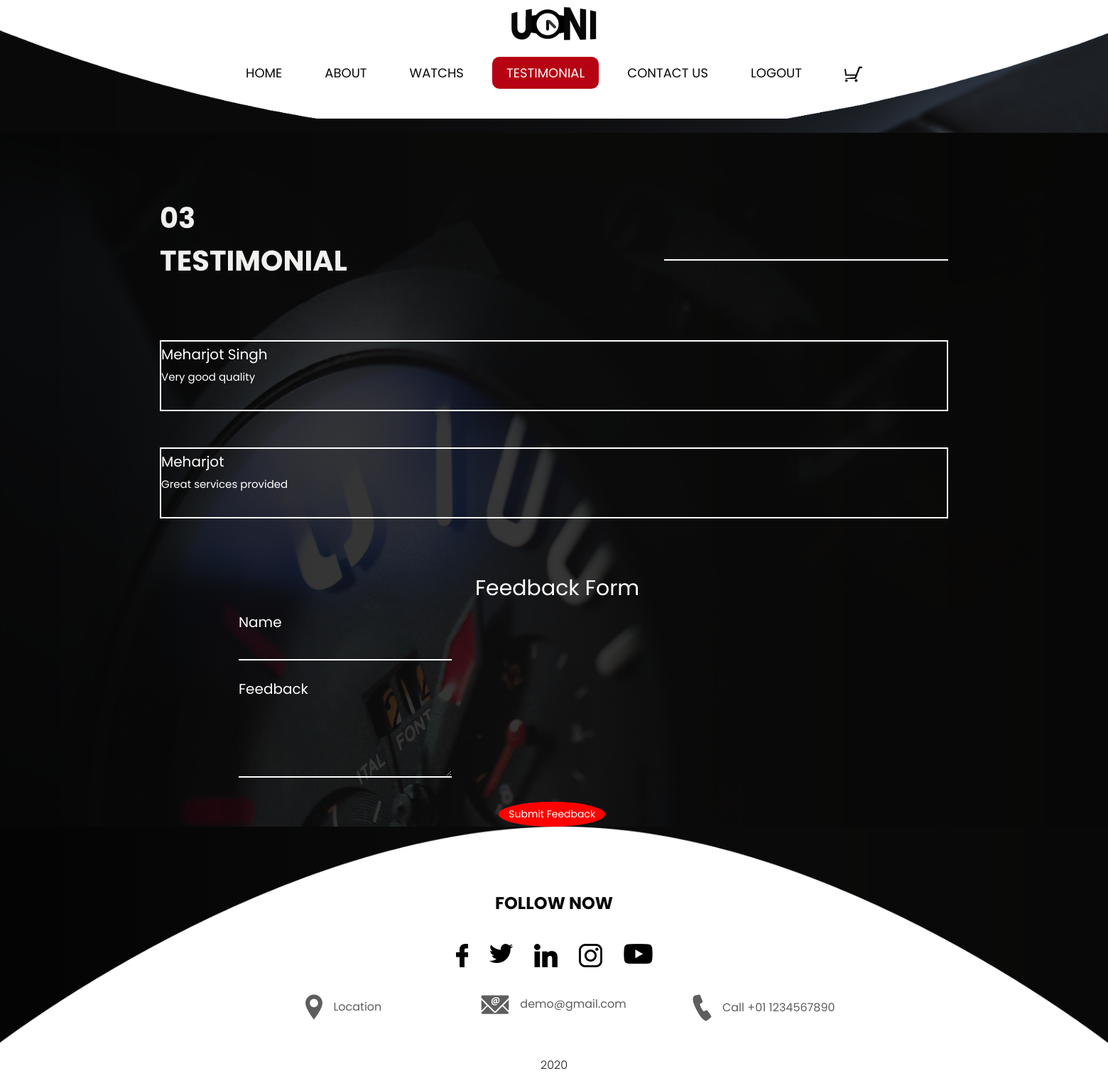
/reviewlog/, run on the app's committed database.
### hello/models.py (models this page shows)
class Feedback(models.Model):
    name = models.CharField(max_length=100)
    feedback = models.TextField()

### hello/views.py (the view)
# urls.py: path('reviewlog/', testimoniallog, name='testimoniallog'),
def testimoniallog(request):
    if request.method == 'POST':
        form = FeedbackForm(request.POST)
        if form.is_valid():
            form.save()
            feedback_entries = Feedback.objects.all()
            return render(request, 'testimoniallog.html', {'feedback_entries': feedback_entries})
    else:
        form = FeedbackForm()
    feedback_entries = Feedback.objects.all()
    return render(request, "testimoniallog.html", {'form': form,'feedback_entries': feedback_entries})

### hello/forms.py
class FeedbackForm(forms.ModelForm):
    class Meta:
        model = Feedback
        fields = ['name', 'feedback']

### hello/templates/testimoniallog.html (shortened to what this page needs)
{% load static %}
<!DOCTYPE html>
<html lang="en">
   <head>
      <link rel="stylesheet" type="text/css" href="{% static 'css/bootstrap.min.css' %}">
      <link rel="stylesheet" type="text/css" href="css/bootstrap.min.css">
      <link href="{% static 'style.css' %}" rel="stylesheet">
      <link rel="stylesheet" type="text/css" href="css/style.css">
      <link href="{% static 'css/responsive.css' %}" rel="stylesheet">
      <link rel="stylesheet" href="css/responsive.css">
      <link rel="stylesheet" href="css/jquery.mCustomScrollbar.min.css">
      <link rel="stylesheet" href="https://netdna.bootstrapcdn.com/font-awesome/4.0.3/css/font-awesome.css">
      <link href="{% static 'css/owl.carousel.min.css' %}" rel="stylesheet">
      <link href="{% static 'css/owl.theme.default.min.css' %}" rel="stylesheet">
      <link rel="stylesheet" href="https://cdnjs.cloudflare.com/ajax/libs/fancybox/2.1.5/jquery.fancybox.min.css" media="screen">
   </head>
   <body>
      <div class="header_section" style="background-image: url({% static 'img/banner-bg.png' %})">
         <div class="header_main" style="background-image: url({% static 'img/header-bg.png' %})">
            <div class="container-fluid">
               <div class="logo"><a href="http://127.0.0.1:8000/homelog/"><img src="{% static 'img/logo.png' %}"></a></div>
               <div class="menu_main">
                  <ul>
                     <li><a href="http://127.0.0.1:8000/homelog/">Home</a></li>
                     <li><a href="http://127.0.0.1:8000/aboutlog/">About</a></li>
                     <li><a href="http://127.0.0.1:8000/shoplog/">Watchs</a></li>
                     <li class="active"><a href="http://127.0.0.1:8000/reviewlog/">Testimonial</a></li>
                     <li><a href="http://127.0.0.1:8000/contactlog/">Contact us</a></li>
                     <li><a href="http://127.0.0.1:8000/">Logout</a></li>
                     <li><a href="http://127.0.0.1:8000/cart/"><img style="width: 25px;" src="{% static 'img/cart-icon.webp' %}"></a></li>
                  </ul>
               </div>
            </div>
         </div>
      </div>
      <div class="background_bg">
        <div class="testimonial_section layout_padding" style="background-image: url({% static 'img/testimonial-bg.png' %})">
         <div class="container">
            <h1 class="watchs_taital">03<br>Testimonial</h1>
            <br><br><br><br><br><br><br><br>
            <ul>
               {% for entry in feedback_entries %}
               <div style="border: 2px solid white; height:100px;">
                  <li>
                     <div style="color:white; font-size:20px;">{{ entry.name }}</div>
                     <div style="color:white; font-size:15px;">{{ entry.feedback }}<div>
                     </li>
               </div>
               <br><br>
               {% endfor %}
           </ul>
            <br>
            <h1 style="color: white; left: 40%; font-size:30px;">Feedback Form</h1>
    <form method="post">
        <h2 style="color: white; font-size:20px; left: 10%;">Name</h2>
        <input type="text" name="name" style="position:relative; left:10%; width:27%; background-color:transparent; border:0px solid white; border-bottom:2px solid white; color:white;"><br><br>
        <h2 style="color: white; font-size:20px; left: 10%;">Feedback</h2>
        <textarea type="text" name="feedback" style="position:relative; left:10%; width:27%; height:100px; background-color:transparent; border:0px solid white; border-bottom:2px solid white; color:white;"></textarea><br><br>
        <button type="submit" style="position:relative; width:150px; height:35px; border-radius:50%; background-color:red; color:white; left: 43%;">Submit Feedback</button>
    </form>
      </div>
      </div>
      <div class="footer_section layout_padding" style="background-image: url({% static 'img/footer-bg.png' %})">
         <div class="container">
            <h3 class="follow_text">Follow Now</h3>
            <div class="social_icon">
               <ul>
                  <li><a href="#"><img src="{% static 'img/fb-icon.png' %}"></a></li>
                  <li><a href="#"><img src="{% static 'img/twitter-icon.png' %}"></a></li>
                  <li><a href="#"><img src="{% static 'img/linkedin-icon.png' %}"></a></li>
                  <li><a href="#"><img src="{% static 'img/instagram-icon.png' %}"></a></li>
                  <li><a href="#"><img src="{% static 'img/youtub-icon.png' %}"></a></li>
               </ul>
            </div>
            <div class="location_main">
               <div class="location_left">
                  <div class="call_text"><a href="#"><img src="{% static 'img/map-icon.png' %}"><span class="call_padding">Location</span></a></div>
               </div>
               <div class="location_middle">
                  <div class="call_text"><a href="#"><img src="{% static 'img/mail-icon.png' %}"><span class="call_padding">demo@gmail.com</span></a></div>
               </div>
               <div class="location_right">
                  <div class="call_text"><a href="#"><img src="{% static 'img/call-icon.png' %}"><span class="call_padding">Call +01 1234567890</span></a></div>
               </div>
            </div>
         </div>
      </div>
      <div class="copyright_section">
         <div class="container">
            <p class="copyright_text">2020</p>
         </div>
      </div>
   </body>
</html>

### hello/static/style.css (style rules this page uses)
* { box-sizing: border-box !important; transition: ease all 0.5s; }
html { scroll-behavior: smooth; }
body { color: #666666; font-size: 14px; line-height: 1.80857; font-weight: normal; overflow-x: hidden; font-family: 'Poppins', sans-serif; background: #000; }
a { color: #1f1f1f; text-decoration: none !important; outline: none !important; -webkit-transition: all .3s ease-in-out; -moz-transition: all .3s ease-in-out; -ms-transition: all .3s ease-in-out; -o-transition: all .3s ease-in-out; transition: all .3s ease-in-out; }
h1, h2, h3, h4, h5, h6 { letter-spacing: 0; font-weight: normal; position: relative; padding: 0 0 10px 0; font-weight: normal; line-height: normal; color: #111111; margin: 0 }
h1 { font-size: 24px }
h2 { font-size: 22px }
h3 { font-size: 18px }
*, *::after, *::before { -webkit-box-sizing: border-box; -moz-box-sizing: border-box; box-sizing: border-box; }
ul, li, ol { margin: 0px; padding: 0px; list-style: none; }
p { margin: 20px; font-weight: 300; font-size: 15px; line-height: 24px; }
a { color: #222222; text-decoration: none; outline: none !important; }
a, .btn { text-decoration: none !important; outline: none !important; -webkit-transition: all .3s ease-in-out; -moz-transition: all .3s ease-in-out; -ms-transition: all .3s ease-in-out; -o-transition: all .3s ease-in-out; transition: all .3s ease-in-out; }
img { max-width: 100%; height: auto; }
button { border: 0; margin: 0; padding: 0; cursor: pointer; }
.layout_padding { padding-top: 90px; padding-bottom: 0px; }
.header_section { width: 100%; float: left; height: auto; background-size: 100%; padding: 0px 0px 20px 0px; }
.logo { width: 100%; float: left; text-align: center; padding-bottom: 20px; }
.menu_main { -ms-flex-direction: column; flex-direction: column; padding-left: 0; margin-bottom: 0; list-style: none; width: 100%; text-align: center; margin: 0 auto; }
.menu_main ul { margin: 0px; padding: 0px; list-style: none; display: inline-flex; }
.menu_main li { float: left; padding-left: 10px; padding-right: 10px; font-size: 18px; text-transform: uppercase; padding-top: 10px; padding-bottom: 10px; color: #080808; border-radius: 40px; }
.menu_main li a { color: #080808; padding: 10px 20px; border-radius: 10px; }
.menu_main li.active a { color: #ffffff; background-color: #b60213; }
.header_main { width: 100%; background-size: 100%; padding: 10px 0px 37px 0px; }
.background_bg { width: 100%; float: left; height: auto; }
.watchs_taital { width: 100%; float: left; font-size: 40px; color: #f1f0ef; font-weight: bold; text-transform: uppercase; }
h1.watchs_taital::after { content: ''; position: absolute; width: 400px; background-color: #fff; height: 2px; left: initial; right: 0px; bottom: 40px; }
.testimonial_section { width: 100%; float: left; height: auto; background-size: 100%; background-repeat: no-repeat; }
.footer_section { width: 100%; float: left; height: auto; padding-top: 90px; background-size: 100% 100%; padding-bottom: 30px; background-repeat: no-repeat; }
.follow_text { width: 100%; float: left; font-size: 24px; color: #080807; text-align: center; font-weight: bold; text-transform: uppercase; }
.social_icon { width: 100%; margin: 0 auto; text-align: center; }
.social_icon ul { margin: 0px; padding: 0px; display: inline-block; text-align: center; }
.social_icon li { float: left; padding: 30px 15px; }
.location_main { width: 80%; margin: 0 auto; text-align: center; }
.location_left { width: 33.3%; float: left; }
.location_middle { width: 33.3%; float: left; }
.location_right { width: 33.3%; float: left; }
.call_text { width: 100%; float: left; font-size: 16px; color: #5e5e5e; }
.call_text a { color: #5e5e5e; }
.call_padding { padding-left: 15px; }
.copyright_section { width: 100%; float: left; background-color: #ffffff; height: auto; }
.copyright_text { width: 100%; float: left; color: #1c1b1b; text-align: center; font-size: 16px; margin-left: 0px; }

### data on the page
Feedback: name "Meharjot Singh", feedback "Very good quality"
Feedback: name "Meharjot", feedback "Great services provided"
